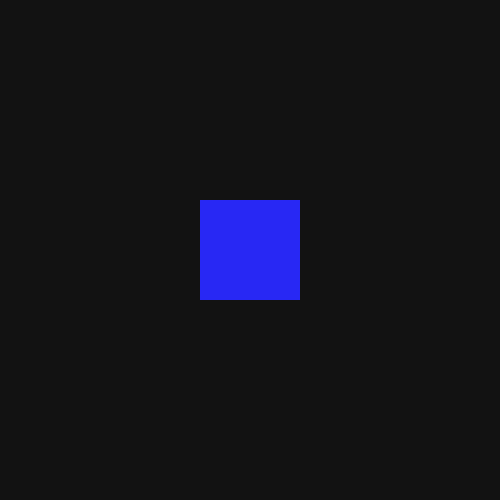
Frame 1 (no input)
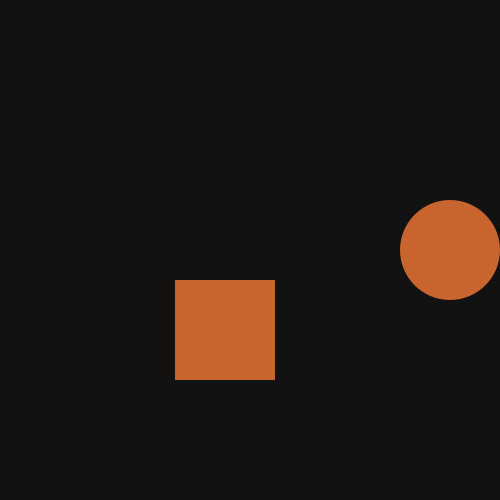
Frame 60 (the mouse pressed at the canvas centre just before this capture)
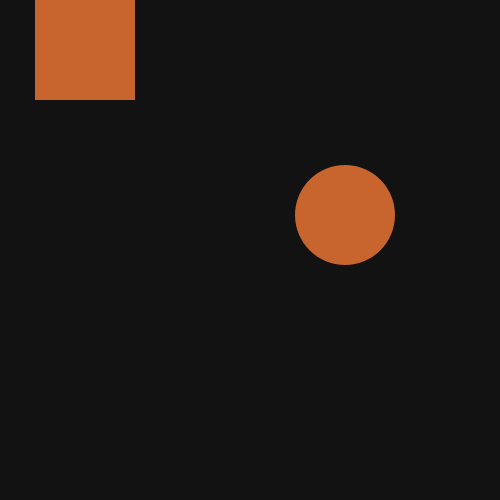
Frame 120 (the mouse held since frame 60 and released just before this capture)

The Processing sketch that drew these frames (run headless with seeded random() and noise(); from frame 60 on, the mouse is pressed at the canvas centre):

// Processing sketch: draw_ellipse_all_axis_updated
// ── draw_ellipse_all_axis_updated.pde
//variaveis de cor e posição inicial
color bg = color(18);
color sph = color(210);
float EposX = 250; float EposY = 250; float RposX = 250; float RposY = 250;
float d = dist(EposX, EposY, RposX, RposY); //calcular a distancia entre os dois pontos, como apenas calcula 1x, copiei isto para o draw()
int moveDistance = 35; // a distancia com q a esfera se vai mexer

//tamanho do canvas e no stroke + spec. framerate
void setup() {
size(500, 500);
frameRate(10);
noStroke();
rectMode(CENTER);
ellipseMode(CENTER);
}

void draw() {
background(bg);
d = dist(EposX, EposY, RposX, RposY);
if (d <= 80) {
fill(40,40,244);//azul
}else{
fill(200,100,45);//laranja
}
drawSphere();
drawRect();
}


void drawSphere() {
//numero aleatorio para as posições (1 a 5 porque por algum motivo o processing nao assume o ultimo numero)
int randomNum = int( random(1, 5));
ellipse(EposX, EposY, 100, 100);
//usar o numero aleatorio para determinar a proxima direcao da esfera
if (randomNum == 1) {
  EposX = EposX + moveDistance;
} else if (randomNum == 2) {
  EposY = EposY + moveDistance;
} else if (randomNum == 3) {
  EposX = EposX - moveDistance;
} else if (randomNum == 4) {
  EposY = EposY - moveDistance;
}
//statement block para não deixar a esfera sair do canvas
if (EposX > 450) {
  EposX = 450;
} else if (EposX < 50) {
  EposX = 50;
}
if (EposY > 450) {
  EposY = 450;
} else if (EposY < 50) {
  EposY = 50;
}

}

void drawRect() {
//numero aleatorio para as posições (1 a 5 porque por algum motivo o processing nao assume o ultimo numero)
int randomNum = int( random(1, 5));
rect(RposX, RposY, 100, 100);
//usar o numero aleatorio para determinar a proxima direcao da esfera
if (randomNum == 1) {
  RposX = RposX + moveDistance;
} else if (randomNum == 2) {
  RposY = RposY + moveDistance;
} else if (randomNum == 3) {
  RposX = RposX - moveDistance;
} else if (randomNum == 4) {
  RposY = RposY - moveDistance;
}
//não deixar a esfera sair do canvas
if (RposX > 400) {
  RposX = 400;
} else if (RposX < 50) {
  RposX = 50;
}
if (RposY > 400) {
  RposY = 400;
} else if (RposY < 50) {
  RposY = 50;
}

}
